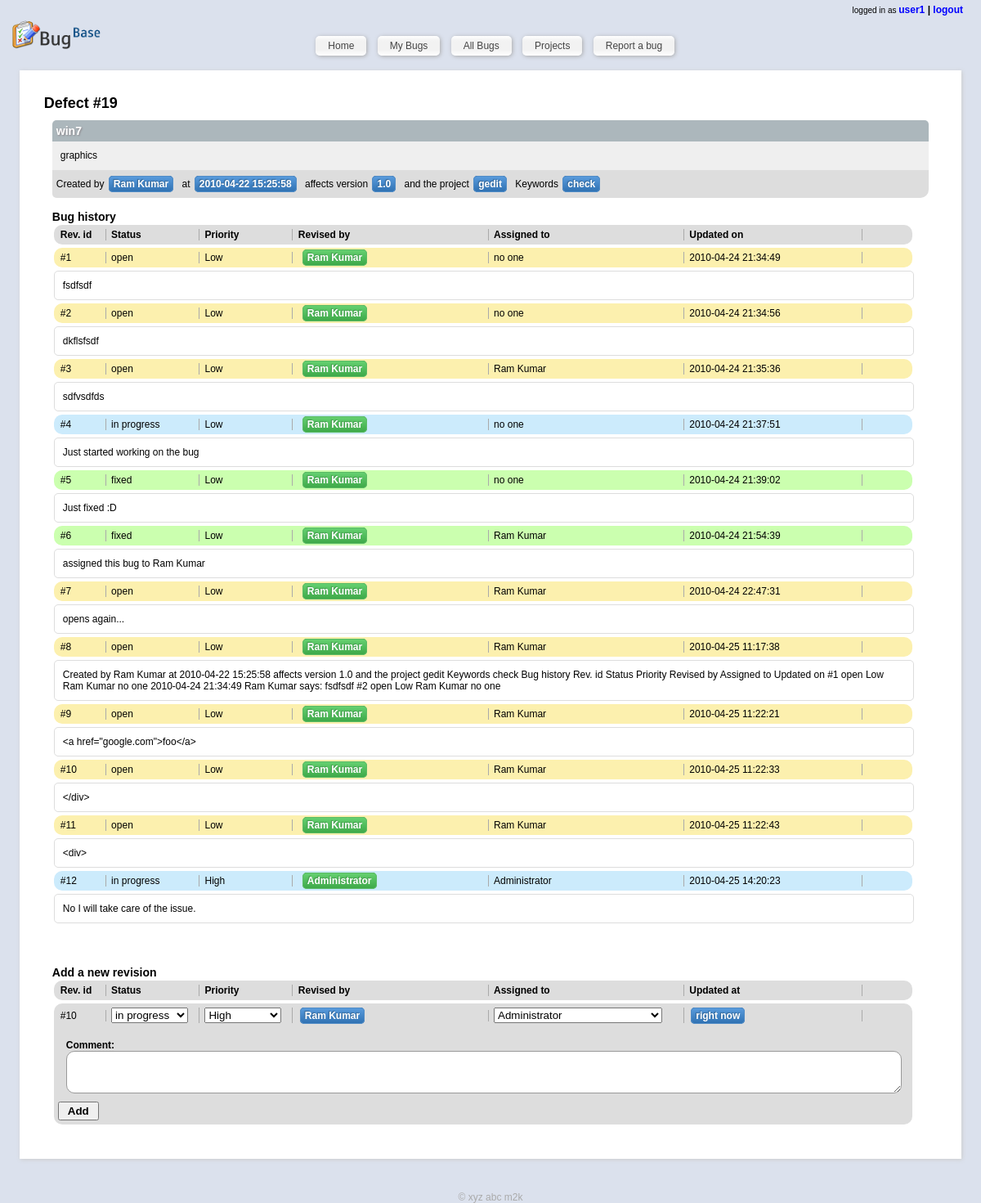
The page /index.php?page=bug&bug_id=19 (signed in) on the database its author committed.
### tables this page shows
CREATE TABLE IF NOT EXISTS `users` (
  `id` int(11) NOT NULL AUTO_INCREMENT,
  `username` varchar(50) NOT NULL,
  `password` varchar(500) NOT NULL,
  `name` varchar(500) NOT NULL,
  `email` varchar(500) NOT NULL DEFAULT 'none',
  `is_admin` int(11) NOT NULL DEFAULT '0',
  PRIMARY KEY (`id`)
);

CREATE TABLE IF NOT EXISTS `bugs` (
  `id` int(11) NOT NULL AUTO_INCREMENT,
  `bugName` varchar(500) NOT NULL,
  `description` varchar(2000) NOT NULL,
  `affectedVersion` varchar(50) NOT NULL DEFAULT 'na',
  `project` int(11) NOT NULL DEFAULT '-1',
  `affectedProject` int(11) NOT NULL DEFAULT '-1',
  `bugType` int(11) NOT NULL,
  `keywords` varchar(500) NOT NULL,
  `createdBy` int(11) NOT NULL,
  `createdAt` timestamp NOT NULL DEFAULT CURRENT_TIMESTAMP,
  PRIMARY KEY (`id`)
);

CREATE TABLE IF NOT EXISTS `bughistory` (
  `id` int(11) NOT NULL AUTO_INCREMENT,
  `bug_id` int(11) NOT NULL,
  `addedBy` int(11) NOT NULL,
  `timestamp` timestamp NOT NULL DEFAULT CURRENT_TIMESTAMP,
  `status` int(11) NOT NULL,
  `comment` varchar(2000) NOT NULL DEFAULT '',
  `assignedTo` int(11) NOT NULL,
  `priority` int(11) NOT NULL,
  PRIMARY KEY (`id`)
);

### templates_c/%%1B^1B8^1B810E5D%%bug.html.php (the view, shortened to what the rows shown need)
<div id='contentSpacer' class='bugContainer'>
	<h2><?php echo $this->_tpl_vars['bugdata'][0]['bugType']; ?>
 #<?php echo $this->_tpl_vars['bugdata'][0]['id']; ?>
</h2>
	<div class='bug_desc'>
		<h3><?php echo ((is_array($_tmp=$this->_tpl_vars['bugdata'][0]['bugName'])) ? $this->_run_mod_handler('escape', true, $_tmp) : smarty_modifier_escape($_tmp)); ?>
</h3>
		<div>
			<?php echo ((is_array($_tmp=$this->_tpl_vars['bugdata'][0]['description'])) ? $this->_run_mod_handler('escape', true, $_tmp) : smarty_modifier_escape($_tmp)); ?>
		</div>
		<div class='bug_desc_end'>
			<p>Created by <span><?php echo $this->_tpl_vars['bugdata'][0]['createdBy']; ?>
</span></p>
			<p>at <span><?php echo $this->_tpl_vars['bugdata'][0]['createdAt']; ?>
</span></p>
			<?php if (( $this->_tpl_vars['bugdata'][0]['affectedVersion'] != '' )): ?>
				<p>affects version
					<span><?php echo $this->_tpl_vars['bugdata'][0]['affectedVersion']; ?>
</span>
				</p>
			<?php endif; ?>
			<?php if (( $this->_tpl_vars['bugdata'][0]['affectedProject'] != '' )): ?>
				<p>
					<?php if (( $this->_tpl_vars['bugdata'][0]['affectedVersion'] != '' )): ?> and <?php else: ?> affects <?php endif; ?>the project <span><?php echo $this->_tpl_vars['bugdata'][0]['affectedProject']; ?>
</span>
				</p>
			<?php endif; ?>
			<p>Keywords <span><?php echo $this->_tpl_vars['bugdata'][0]['keywords']; ?>
</span></p>
		</div>
	</div>
	<div class='bughistory'>
		<h3>Bug history</h3>
		<div id='buglist'>
			<ul>
				<li class='heading'>
					<div class='h_rid'> Rev. id </div>
					<div class='h_status'> Status </div>
					<div class='h_priority'> Priority </div>
					<div class='h_commenter'> Revised by </div>
					<div class='h_owner'> Assigned to </div>
					<div class='h_timestamp'> Updated on </div>
				</li>
				<?php unset($this->_sections['i']);
$this->_sections['i']['name'] = 'i';
$this->_sections['i']['loop'] = is_array($_loop=$this->_tpl_vars['bughistory']) ? count($_loop) : max(0, (int)$_loop); unset($_loop);
$this->_sections['i']['show'] = true;
$this->_sections['i']['max'] = $this->_sections['i']['loop'];
$this->_sections['i']['step'] = 1;
$this->_sections['i']['start'] = $this->_sections['i']['step'] > 0 ? 0 : $this->_sections['i']['loop']-1;
if ($this->_sections['i']['show']) {
    $this->_sections['i']['total'] = $this->_sections['i']['loop'];
} else
    $this->_sections['i']['total'] = 0;
if ($this->_sections['i']['show']):
            for ($this->_sections['i']['index'] = $this->_sections['i']['start'], $this->_sections['i']['iteration'] = 1;
                 $this->_sections['i']['iteration'] <= $this->_sections['i']['total'];
                 $this->_sections['i']['index'] += $this->_sections['i']['step'], $this->_sections['i']['iteration']++):
$this->_sections['i']['rownum'] = $this->_sections['i']['iteration'];
$this->_sections['i']['index_prev'] = $this->_sections['i']['index'] - $this->_sections['i']['step'];
$this->_sections['i']['index_next'] = $this->_sections['i']['index'] + $this->_sections['i']['step'];
$this->_sections['i']['first']      = ($this->_sections['i']['iteration'] == 1);
$this->_sections['i']['last']       = ($this->_sections['i']['iteration'] == $this->_sections['i']['total']);
?>
					<li class='<?php echo ((is_array($_tmp=$this->_tpl_vars['bughistory'][$this->_sections['i']['index']]['status'])) ? $this->_run_mod_handler('replace', true, $_tmp, ' ', '') : smarty_modifier_replace($_tmp, ' ', '')); ?>
'>
						<div class='h_rid'> #<?php echo $this->_sections['i']['index']+1; ?>
 </div>
						<div class='h_status'> <?php echo $this->_tpl_vars['bughistory'][$this->_sections['i']['index']]['status']; ?>
 </div>
						<div class='h_priority'> <?php echo $this->_tpl_vars['bughistory'][$this->_sections['i']['index']]['priority']; ?>
 </div>
						<div class='h_commenter'> <span class='greenbox'><?php echo $this->_tpl_vars['bughistory'][$this->_sections['i']['index']]['addedBy']; ?>
</span> </div>
						<div class='h_owner'> <?php if (( $this->_tpl_vars['bughistory'][$this->_sections['i']['index']]['assignedTo'] != '0' )): ?> <?php echo $this->_tpl_vars['bughistory'][$this->_sections['i']['index']]['assignedTo']; ?>
 <?php else: ?> no one <?php endif; ?> </div>
						<div class='h_timestamp'> <?php echo $this->_tpl_vars['bughistory'][$this->_sections['i']['index']]['timestamp']; ?>
 </div>
					</li>
					<?php if (( $this->_tpl_vars['bughistory'][$this->_sections['i']['index']]['comment'] != '' )): ?>
						<li class='h_comment'>
							<p>
								<span class='h_comment_text'><?php echo ((is_array($_tmp=$this->_tpl_vars['bughistory'][$this->_sections['i']['index']]['comment'])) ? $this->_run_mod_handler('escape', true, $_tmp) : smarty_modifier_escape($_tmp)); ?>
</span>
							</p>
						</li>
					<?php endif; ?>
				<?php endfor; endif; ?>
			</ul>
		</div>
		<div class='h_revisionbox'>
			<h3>Add a new revision</h3>
			<form action='/index.php?page=updateBug' method='post' id='frmBugStatus'>
				<div id='buglist'>
					<ul>
						<li class='heading'>
							<div class='h_rid'> Rev. id </div>
							<div class='h_status'> Status </div>
							<div class='h_priority'> Priority </div>
							<div class='h_commenter'> Revised by </div>
							<div class='h_owner'> Assigned to </div>
							<div class='h_timestamp'> Updated at </div>
						</li>
						<li class=''>
							<div class='h_rid'> #10 </div>
							<div class='h_status'>
								<select name='status' id='status'>
									<?php unset($this->_sections['i']);
$this->_sections['i']['name'] = 'i';
$this->_sections['i']['loop'] = is_array($_loop=$this->_tpl_vars['statuses']) ? count($_loop) : max(0, (int)$_loop); unset($_loop);
$this->_sections['i']['show'] = true;
$this->_sections['i']['max'] = $this->_sections['i']['loop'];
$this->_sections['i']['step'] = 1;
$this->_sections['i']['start'] = $this->_sections['i']['step'] > 0 ? 0 : $this->_sections['i']['loop']-1;
if ($this->_sections['i']['show']) {
    $this->_sections['i']['total'] = $this->_sections['i']['loop'];
} else
    $this->_sections['i']['total'] = 0;
if ($this->_sections['i']['show']):
            for ($this->_sections['i']['index'] = $this->_sections['i']['start'], $this->_sections['i']['iteration'] = 1;
                 $this->_sections['i']['iteration'] <= $this->_sections['i']['total'];
                 $this->_sections['i']['index'] += $this->_sections['i']['step'], $this->_sections['i']['iteration']++):
$this->_sections['i']['rownum'] = $this->_sections['i']['iteration'];
$this->_sections['i']['index_prev'] = $this->_sections['i']['index'] - $this->_sections['i']['step'];
$this->_sections['i']['index_next'] = $this->_sections['i']['index'] + $this->_sections['i']['step'];
$this->_sections['i']['first']      = ($this->_sections['i']['iteration'] == 1);
$this->_sections['i']['last']       = ($this->_sections['i']['iteration'] == $this->_sections['i']['total']);
?>
										<option value='<?php echo $this->_tpl_vars['statuses'][$this->_sections['i']['index']]['id']; ?>
' <?php if (( $this->_tpl_vars['statuses'][$this->_sections['i']['index']]['label'] == $this->_tpl_vars['bugdata'][0]['status'] )): ?> selected <?php endif; ?> ><?php echo $this->_tpl_vars['statuses'][$this->_sections['i']['index']]['label']; ?>
</option>
									<?php endfor; endif; ?>
								</select>
							</div>
							<div class='h_priority'>
								<select name='priority' id='priority'>
									<?php unset($this->_sections['i']);
$this->_sections['i']['name'] = 'i';
$this->_sections['i']['loop'] = is_array($_loop=$this->_tpl_vars['priorities']) ? count($_loop) : max(0, (int)$_loop); unset($_loop);
$this->_sections['i']['show'] = true;
$this->_sections['i']['max'] = $this->_sections['i']['loop'];
$this->_sections['i']['step'] = 1;
$this->_sections['i']['start'] = $this->_sections['i']['step'] > 0 ? 0 : $this->_sections['i']['loop']-1;
if ($this->_sections['i']['show']) {
    $this->_sections['i']['total'] = $this->_sections['i']['loop'];
} else
    $this->_sections['i']['total'] = 0;
if ($this->_sections['i']['show']):
            for ($this->_sections['i']['index'] = $this->_sections['i']['start'], $this->_sections['i']['iteration'] = 1;
                 $this->_sections['i']['iteration'] <= $this->_sections['i']['total'];
                 $this->_sections['i']['index'] += $this->_sections['i']['step'], $this->_sections['i']['iteration']++):
$this->_sections['i']['rownum'] = $this->_sections['i']['iteration'];
$this->_sections['i']['index_prev'] = $this->_sections['i']['index'] - $this->_sections['i']['step'];
$this->_sections['i']['index_next'] = $this->_sections['i']['index'] + $this->_sections['i']['step'];
$this->_sections['i']['first']      = ($this->_sections['i']['iteration'] == 1);
$this->_sections['i']['last']       = ($this->_sections['i']['iteration'] == $this->_sections['i']['total']);
?>
										<option value='<?php echo $this->_tpl_vars['priorities'][$this->_sections['i']['index']]['id']; ?>
' <?php if (( $this->_tpl_vars['priorities'][$this->_sections['i']['index']]['label'] == $this->_tpl_vars['bugdata'][0]['priority'] )): ?> selected <?php endif; ?>><?php echo $this->_tpl_vars['priorities'][$this->_sections['i']['index']]['label']; ?>
</option>
									<?php endfor; endif; ?>
								</select>
							</div>
							<div class='h_commenter'> <span class='bluebox'><?php echo $this->_tpl_vars['user_fullname']; ?>
</span> </div>
							<div class='h_owner'>
								<select name='assignedTo'>
									<?php unset($this->_sections['i']);
$this->_sections['i']['name'] = 'i';
$this->_sections['i']['loop'] = is_array($_loop=$this->_tpl_vars['users']) ? count($_loop) : max(0, (int)$_loop); unset($_loop);
$this->_sections['i']['show'] = true;
$this->_sections['i']['max'] = $this->_sections['i']['loop'];
$this->_sections['i']['step'] = 1;
$this->_sections['i']['start'] = $this->_sections['i']['step'] > 0 ? 0 : $this->_sections['i']['loop']-1;
if ($this->_sections['i']['show']) {
    $this->_sections['i']['total'] = $this->_sections['i']['loop'];
} else
    $this->_sections['i']['total'] = 0;
if ($this->_sections['i']['show']):
            for ($this->_sections['i']['index'] = $this->_sections['i']['start'], $this->_sections['i']['iteration'] = 1;
                 $this->_sections['i']['iteration'] <= $this->_sections['i']['total'];
                 $this->_sections['i']['index'] += $this->_sections['i']['step'], $this->_sections['i']['iteration']++):
$this->_sections['i']['rownum'] = $this->_sections['i']['iteration'];
$this->_sections['i']['index_prev'] = $this->_sections['i']['index'] - $this->_sections['i']['step'];
$this->_sections['i']['index_next'] = $this->_sections['i']['index'] + $this->_sections['i']['step'];
$this->_sections['i']['first']      = ($this->_sections['i']['iteration'] == 1);
$this->_sections['i']['last']       = ($this->_sections['i']['iteration'] == $this->_sections['i']['total']);
?>
										<option value='<?php echo $this->_tpl_vars['users'][$this->_sections['i']['index']]['id']; ?>
' <?php if (( $this->_tpl_vars['users'][$this->_sections['i']['index']]['id'] == $this->_tpl_vars['bugdata'][0]['assignedTo'] )): ?> selected <?php endif; ?> ><?php echo $this->_tpl_vars['users'][$this->_sections['i']['index']]['name']; ?>
</option>
									<?php endfor; endif; ?>
								</select>
							</div>
							<div class='h_timestamp'> <span class='bluebox'>right now</span> </div>
							<div id='h_rev_comment'>
								<h4>Comment:</h4>
								<textarea name='comment' id='txtComment'></textarea>
							</div>
							<button type='button' onclick='javascript:validateBugStatus()'>
								<strong>Add</strong>
							</button>
						</li>
					</ul>
				</div>
			</form>
		</div>
	</div>
</div>

### templates_c/%%71^714^714F4B17%%header.html.php (shortened to what the rows shown need)
<!DOCTYPE html PUBLIC "-//W3C//DTD XHTML 1.0 Transitional//EN"
  "http://www.w3.org/TR/xhtml1/DTD/xhtml1-transitional.dtd">
<html xmlns="http://www.w3.org/1999/xhtml">
<head>
  <link rel="stylesheet" href="/static/style.css" type="text/css" media="screen" title="bugbase stylesheet" charset="utf-8" />
</head>
<body>
<div id='wrapper'>
  <div id='headarea'>
    <div id='topmenu'>
		<?php if (isset ( $this->_tpl_vars['user_id'] )): ?>
			<small>logged in as </small>
			<strong>
				<a href='#'><?php echo $this->_tpl_vars['user_name']; ?>
</a> | <a href='/index.php?page=logout'>logout</a>
			</strong>
		<?php endif; ?>
    </div>
  </div>
  <div id='content'>

### rows shown on the page
users: username "user1", name "Ram Kumar"
bugs: id "19", bugName "win7", description "graphics", createdAt "2010-04-22 15:25:58", affectedVersion "1.0", keywords "check"
bughistory: timestamp "2010-04-24 21:34:49", comment "fsdfsdf"
bughistory: timestamp "2010-04-24 21:34:56", comment "dkflsfsdf"
bughistory: timestamp "2010-04-24 21:35:36", comment "sdfvsdfds"
bughistory: timestamp "2010-04-24 21:37:51", comment "Just started working on the bug"
bughistory: timestamp "2010-04-24 21:39:02", comment "Just fixed :D"
bughistory: timestamp "2010-04-24 21:54:39", comment "assigned this bug to Ram Kumar"
bughistory: timestamp "2010-04-24 22:47:31", comment "opens again..."
bughistory: timestamp "2010-04-25 11:22:21", comment "<a href=\"google.com\">foo</a>"
bughistory: timestamp "2010-04-25 11:22:33", comment "</div>"
bughistory: timestamp "2010-04-25 11:22:43", comment "<div>"
bughistory: timestamp "2010-04-25 14:20:23", comment "No I will take care of the issue."

### other values the page prints
$this->_tpl_vars['bugdata'][0]['bugType'] "Defect"
$this->_tpl_vars['bugdata'][0]['createdBy'] "Ram Kumar"
$this->_tpl_vars['bugdata'][0]['affectedProject'] "gedit"
$this->_sections['i']['index']+1 "1"
$this->_sections['i']['index']+1 "2"
$this->_sections['i']['index']+1 "3"
$this->_sections['i']['index']+1 "4"
$this->_sections['i']['index']+1 "5"
$this->_sections['i']['index']+1 "6"
$this->_sections['i']['index']+1 "7"
$this->_sections['i']['index']+1 "8"
$this->_sections['i']['index']+1 "9"
$this->_sections['i']['index']+1 "10"
$this->_sections['i']['index']+1 "11"
$this->_sections['i']['index']+1 "12"
